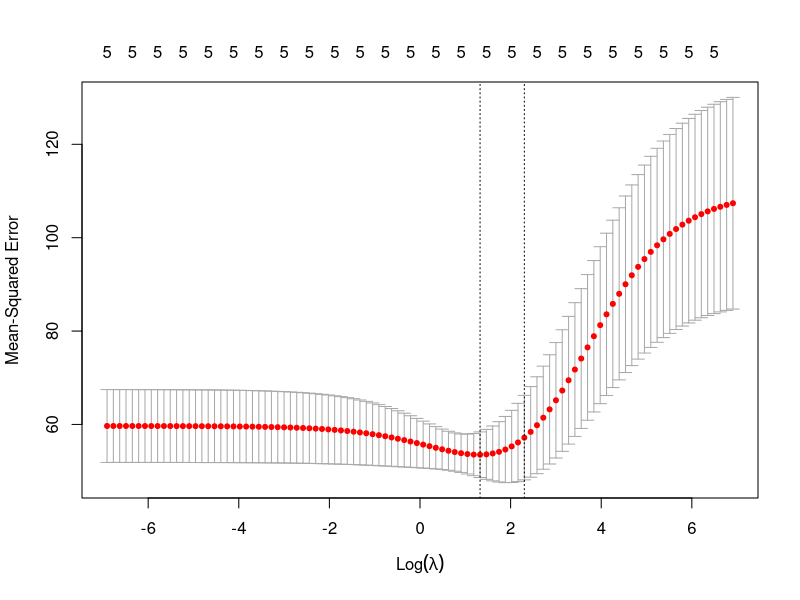

Write R code to recreate this figure.
#week 7 
 
# load the libraries
library(tidyverse)
library(glmnet)
library(caret)

attach(mtcars) 
head(mtcars, 3)
dim(mtcars)
? mtcars

# split data
set.seed(123)
mtcars_train <- mtcars %>% sample_frac(0.7) #for 70%
# or select first 22 observations as below
# mtcars_train <- mtcars[1:22, ]
mtcars_test <- mtcars %>% setdiff(mtcars_train)
dim(mtcars_train)
dim(mtcars_test)

#or
train_index <- sample(1:nrow(mtcars),  nrow(mtcars)*0.7)
mtcars_train <- mtcars[train_index ,  ]
mtcars_test  <- mtcars[-train_index ,  ]
dim(mtcars_train)
dim(mtcars_test)

# look at their first 3 values 
head(mtcars_train, 3)
head(mtcars_test, 3)
head(mtcars,3)

# train set to get the dependent variable
y_train <- mtcars_train$mpg

# train set to get the independent variables
x_train <- model.matrix(mpg~. , data=mtcars_train)[, c(4:6)]

# test set  
y_test <- mtcars_test$mpg
x_test <- model.matrix(mpg~. , data=mtcars_test)[, c(4:6)]

#look at their 3 values
y_train[1:3]
x_train[1:3, ]
y_test[1:3]
x_test[1:3, ]

# set the range of lambda values, to find best lambda
# lambda_seq <- 10^seq(-2, 2, by = 0.1)
lambda_seq <- 10^seq(-2, 2, length = 100)

# use cross validation glmnet
set.seed(123) # we need it as nfolds may be randomly done
ridge_cv <- cv.glmnet(x_train, y_train, alpha = 0, lambda = lambda_seq, nfolds = 5)
ridge_cv
# note: 
# ridge_cv <- cv.glmnet(x_train, y_train, alpha = 0) also works
# when we don't choose lambda =lambda_seq or nfolds=5
# their default lambda = NULL and nfolds=10 will be used
# for more info use ?cv.glmnet


# best lambda value, chosen from 2 options
best_lambda <- ridge_cv$lambda.min
best_lambda

# use glmnet function to train the ridge regression 
ridge_fit <- glmnet(x_train, y_train, alpha = 0, lambda = best_lambda)
# check the model
summary(ridge_fit)
# find slope estimates
coef(ridge_fit)

# make prediction
ridge_pred <- predict(ridge_fit, s = best_lambda, newx = x_test)
head(ridge_pred)

# calculate metrics to evaulate models/predictions
library(caret)
data.frame(
  ridge_rmse = RMSE(y_test, ridge_pred),
  ridge_mae = MAE(y_test, ridge_pred),
  ridge_r2 = caret::R2(y_test, ridge_pred)
)
 



################################################

# lasso: find best lamda
set.seed(123)
cv_output <- cv.glmnet(x_train, y_train, alpha = 1, lambda = lambda_seq, nfolds = 5)
cv_output
best_lam <- cv_output$lambda.min
best_lam

# build the lasso model with best lamda value found
best_lasso <- glmnet(x_train, y_train, alpha = 1, lambda = best_lam)
coef(best_lasso)

# predict
lasso_pred <- predict(best_lasso, s = best_lam, newx = x_test)
head(lasso_pred)

#metrics
library(caret)
data.frame(
  lasso_rmse = RMSE(y_test, lasso_pred),
  lasso_mae = MAE(y_test, lasso_pred),
  lasso_r2 = caret::R2(y_test, lasso_pred)
)


################################################################
####### swiss
# load the library and data
library(glmnet)
data(swiss)

# prepare y and x, and lambda range
y_var <- swiss$Fertility
x_vars <- model.matrix(Fertility~. , data=swiss)[, -1]
head(x_vars )

# split the data into train and test sets
# set seed for reproductivity
set.seed(123)
# train.sam <- sample(1:nrow(x_vars),  nrow(x_vars)*0.7)
train.sam <-1:40
y_train <- y_var[train.sam]
x_train <- x_vars[train.sam,     ]
y_test <- y_var[-train.sam]
x_test <- x_vars[-train.sam,]

########## 
lambda_seq <- 10^seq(-3, 3, length=100)

# ridge: find best lamda
set.seed(123)
cv_output <- cv.glmnet(x_train, y_train, alpha = 0, lambda = lambda_seq, nfolds = 5)
plot(cv_output)
best_lam <- cv_output$lambda.min
best_lam

# build the model with best lamda value 
best_ridge <- glmnet(x_train, y_train, alpha = 0, lambda = best_lam)
coef(best_ridge)

# predict
ridge_pred <- predict(best_ridge, s = best_lam, newx = x_test)
head(ridge_pred)

# evaluate
library(caret)
data.frame(
ridge_rmse = RMSE(y_test, ridge_pred),
ridge_mae = MAE(y_test, ridge_pred),
ridge_r2 = caret::R2(y_test, ridge_pred)
)

######
set.seed(123)
# lasso: find best lamda
cv_output <- cv.glmnet(x_train, y_train, alpha = 1, lambda = lambda_seq, nfolds = 5)
cv_output
best_lam <- cv_output$lambda.min
best_lam

# build the model with best lamda value 
best_lasso <- glmnet(x_train, y_train, alpha = 1, lambda = best_lam)
coef(best_lasso)

# pred
lasso_pred <- predict(best_lasso, s = best_lam, newx = x_test)
head(lasso_pred)

# evaluate
library(caret)
data.frame(
  lasso_rmse = RMSE(y_test, lasso_pred),
  lasso_mae = MAE(y_test, lasso_pred),
  lasso_r2 = caret::R2(y_test, lasso_pred)
)

##################################################